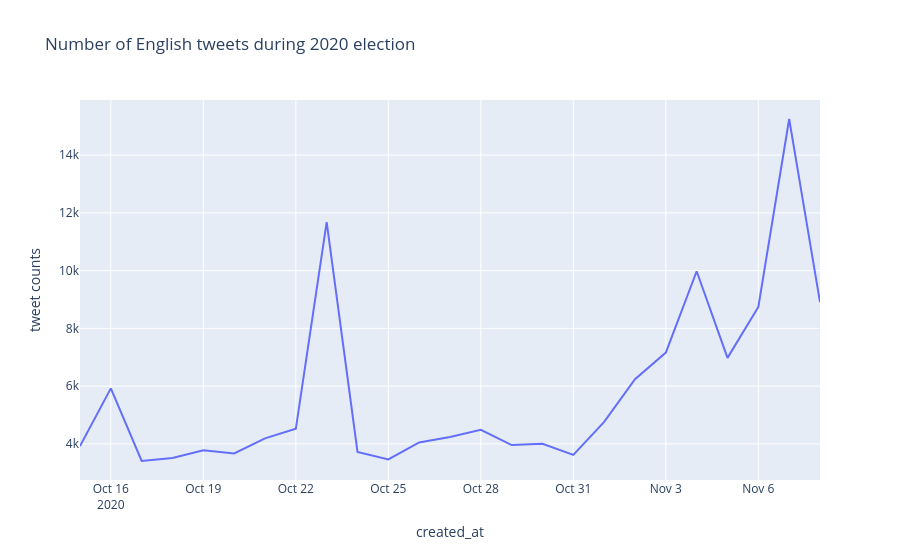

The code cell stored with this chart in its notebook:
### Code cell
fig = px.line(tweets_by_date, x="created_at", y='tweet counts',
              hover_data={"tweet counts"},
              title='Number of English tweets during 2020 election')
fig.write_image("time_series_num_tweets_2020.png")
fig.show()

### Figure 1 — Plotly figure (JSON) as saved in the notebook; plotly's stock layout.template omitted (floating-point values rounded to 4 significant figures)
{"data": [{"hovertemplate": "created_at=%{x}<br>tweet counts=%{y}<extra></extra>", "legendgroup": "", "line": {"color": "#636efa", "dash": "solid"}, "marker": {"symbol": "circle"}, "mode": "lines", "name": "", "orientation": "v", "showlegend": false, "type": "scatter", "x": ["2020-10-15", "2020-10-16", "2020-10-17", "2020-10-18", "2020-10-19", "2020-10-20", "2020-10-21", "2020-10-22", "2020-10-23", "2020-10-24", "2020-10-25", "2020-10-26", "2020-10-27", "2020-10-28", "2020-10-29", "2020-10-30", "2020-10-31", "2020-11-01", "2020-11-02", "2020-11-03", "2020-11-04", "2020-11-05", "2020-11-06", "2020-11-07", "2020-11-08"], "xaxis": "x", "y": [3924, 5924, 3409, 3513, 3783, 3672, 4194, 4524, 11681, 3721, 3463, 4050, 4242, 4488, 3961, 4003, 3621, 4766, 6243, 7161, 9979, 6980, 8742, 15250, 8907], "yaxis": "y"}], "layout": {"legend": {"tracegroupgap": 0}, "title": {"text": "Number of English tweets during 2020 election"}, "xaxis": {"anchor": "y", "domain": [0, 1], "title": {"text": "created_at"}}, "yaxis": {"anchor": "x", "domain": [0, 1], "title": {"text": "tweet counts"}}}}
